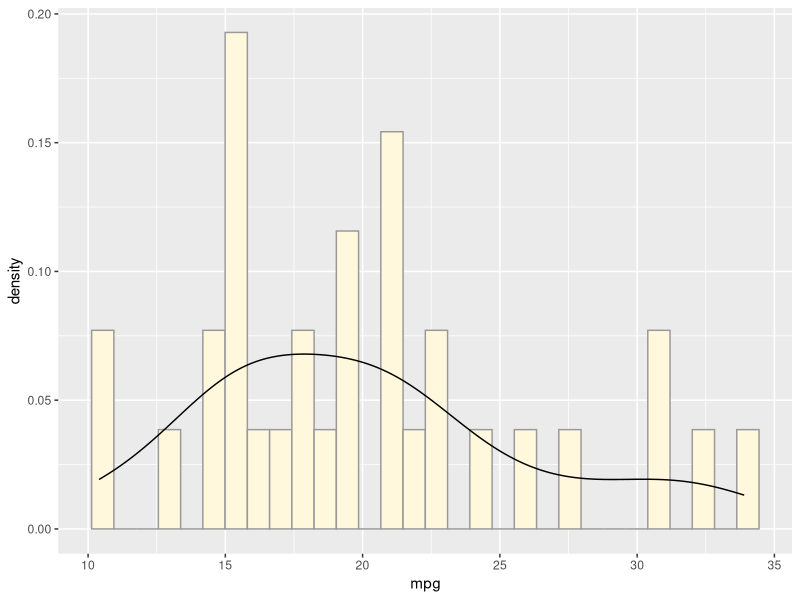
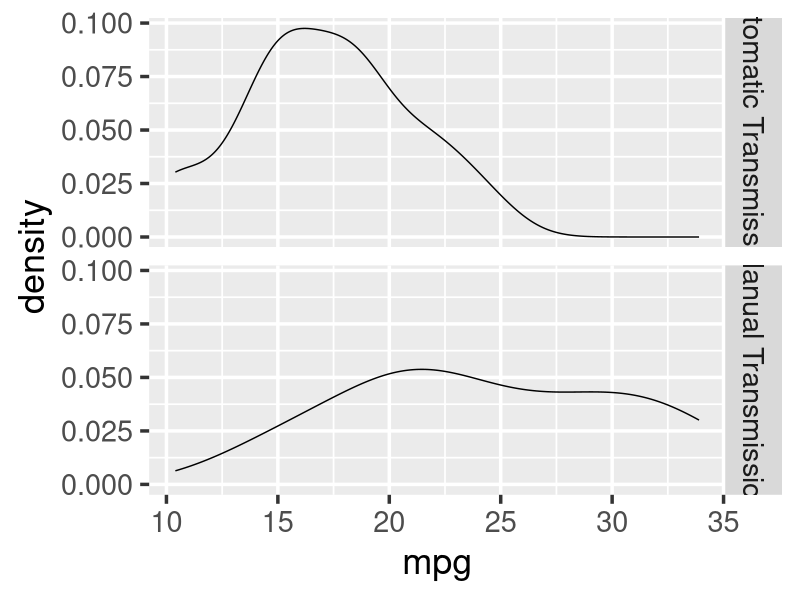
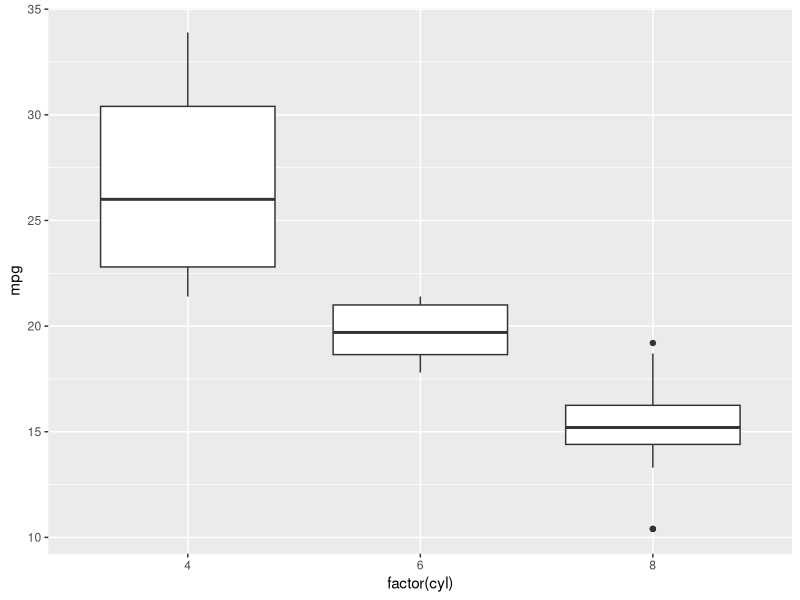
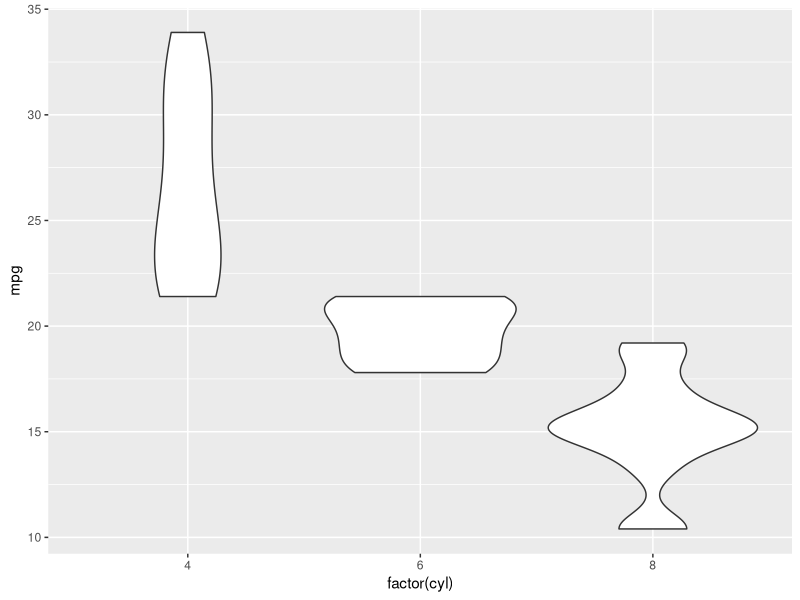

These charts were generated, in order, by the following R code:
attach(mtcars)
head(mtcars,15)
library(ggplot2)
ggplot(mtcars, aes(x=mpg, y=..density..)) + geom_histogram(fill="cornsilk", colour="grey60") + 
  geom_density()
?mtcars
mdata <- mtcars
mdata$am <- factor(mdata$am, labels = c("Automatic Transmission", "Manual Transmission"))
ggplot(mdata, aes(x=mpg)) + geom_density() + facet_grid(am ~ .)+theme_grey(base_size = 26)
ggplot(mtcars, aes(x=factor(cyl), y=mpg)) + geom_boxplot()
p <- ggplot(mtcars, aes(x=factor(cyl), y=mpg))
p + geom_violin()


